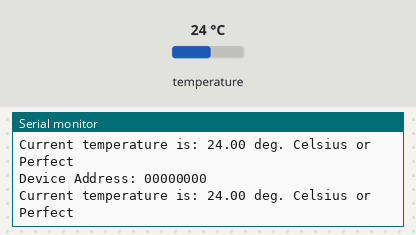
Recording of a program running on a simulated ESP8266 (Wemos D1 mini). Parts: the last lines printed to the serial monitor. Inputs (shaded band) come from the test bench; at power-on: temperature 24 °C.

Above: at 4.3 s.
4.4 s: temperature set to 12 °C
At 7.0 s:
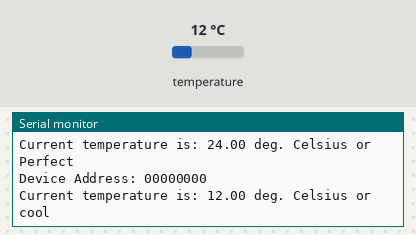
10.5 s: temperature set to 28 °C
At 12.4 s:
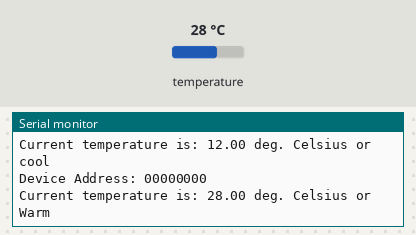
16.1 s: temperature set to 33 °C
At 18.9 s:
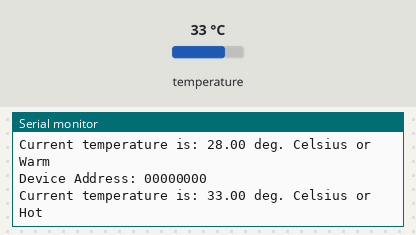
21.6 s: temperature set to 41 °C
At 24.2 s:
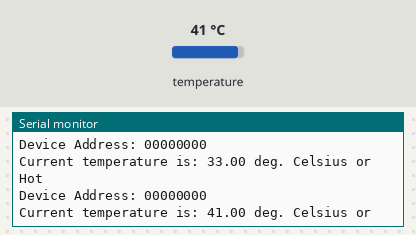
27.1 s: temperature set to 7 °C
At 29.5 s:
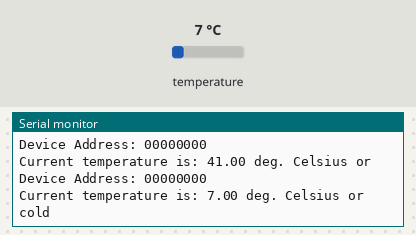

Measured:
- after the input at 4.4 s, the serial monitor: prints a new line after 1.9 s (image 1)
- after the input at 10.5 s, the serial monitor: prints a new line after 1.3 s (image 2)
- after the input at 16.1 s, the serial monitor: prints a new line after 1.3 s (image 3)
- after the input at 21.6 s, the serial monitor: prints a new line after 1.3 s (image 4)
- after the input at 27.1 s, the serial monitor: prints a new line after 1.3 s (image 5)

The program:

main.cpp
```cpp
// ******************************************************************
// Dallas Semiconductor DS18B20 Temperature Sensor Demo Program
// COMP-10184
// Mohawk College

// I, William Ohia, 000791775, I acknowledge that this is my own work and
// no other person's work has been copied without acknowledgement.

// library for Arduino framework
#include <Arduino.h>
// 1-Wire sensor communication libary
#include <OneWire.h>
// DS18B20 sensor library
#include <DallasTemperature.h>

// Pin that the  DS18B20 is connected to
const int oneWireBus = D3;

// Setup a oneWire instance to communicate with any OneWire devices
OneWire oneWire(oneWireBus);

// Pass our oneWire reference to Dallas Temperature sensor
DallasTemperature DS18B20(&oneWire);

DeviceAddress newSensor;


void setup() {
  // configure the USB serial monitor
  Serial.begin(115200);

  // Start the DS18B20 sensor
  DS18B20.begin();
   //DS18B20.begin();


}

void printAddress(DeviceAddress deviceAddress)
{
  for (uint8_t i = 0; i < 8; i++)
  {
    // zero pad the address if necessary
    //if (deviceAddress[i] < 16) Serial.print("0");
    Serial.print(deviceAddress[i], HEX);
  }
}

void printData(DeviceAddress deviceAddress)
{
  Serial.print("Device Address: ");
  printAddress(deviceAddress);
  Serial.print(" ");
  //printTemperature(deviceAddress);
  Serial.println();
}

void loop() {
  float fTemp;
  String temp;

  // ask DS18B20 for the current temperature
  DS18B20.requestTemperatures();

  // fetch the temperature.  We only have 1 sensor, so the index is 0.
  fTemp = DS18B20.getTempCByIndex(0);


    if(fTemp < 10){
    temp = " cold";
  } else if( fTemp >= 10 && fTemp <= 15){
      temp = "cool";
  } else if( fTemp >= 15 && fTemp <= 25){
    temp = " Perfect";
  } else if( fTemp >= 25 && fTemp <= 30){
    temp = "Warm";
  } else if(fTemp >= 30 && fTemp <= 35){
    temp = "Hot";
  }else if(fTemp < 35){
    temp = "Too hot";
  }

  //printAddress(newSensor);
  printData(newSensor);

  // print the temp to the USB serial monitor
  Serial.println("Current temperature is: " + String(fTemp) + " deg. Celsius or " + temp);

  // wait 2s (2000ms) before doing this again
  delay(2000);


} 
```
